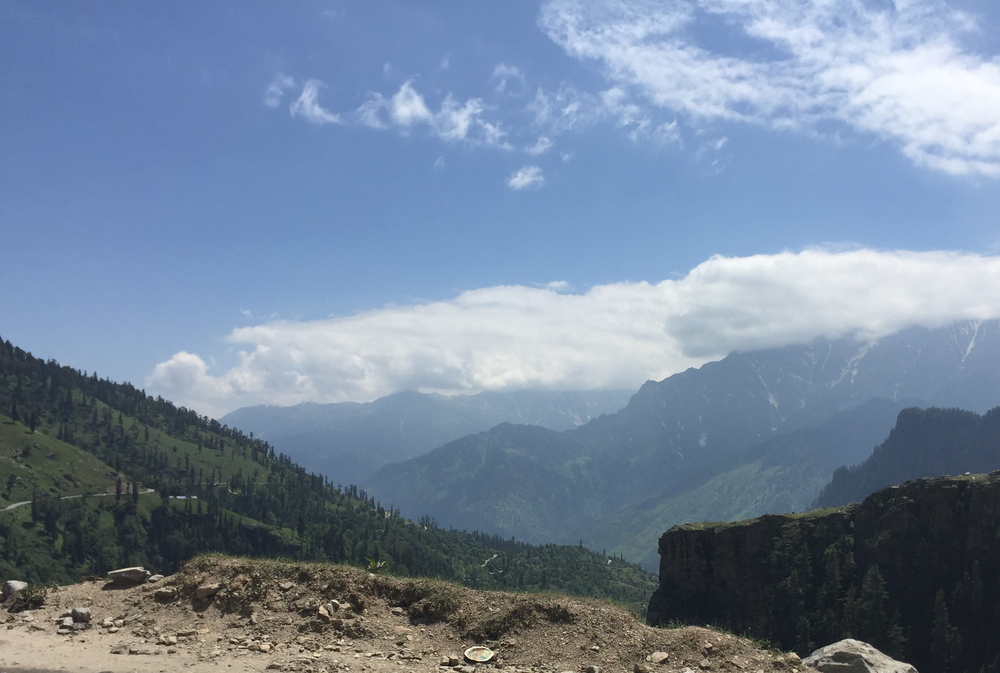
#> input picture fourth_class/nature.png, 1000 x 673 px, shrunk from 2700 x 1818 before the run
$ python enhance.py
#> lines starting #> are read from the running program, lines starting #| are printed output that depends on the picture
#Import the necessary libraries
import cv2
import matplotlib.pyplot as plt
import numpy as np

# Load the image
image = cv2.imread('nature.png')
#> image is the input picture: shape (673, 1000, 3); mean B, G, R 156.3, 134.2, 116.8

#Plot the original image
plt.subplot(1, 2, 1)
plt.title("Original")
plt.imshow(image)

# Adjust the brightness and contrast
# Adjusts the brightness by adding 10 to each pixel value
brightness = 10
# Adjusts the contrast by scaling the pixel values by 2.3
contrast = 2.3
image2 = cv2.addWeighted(image, contrast, np.zeros(image.shape, image.dtype), 0, brightness)
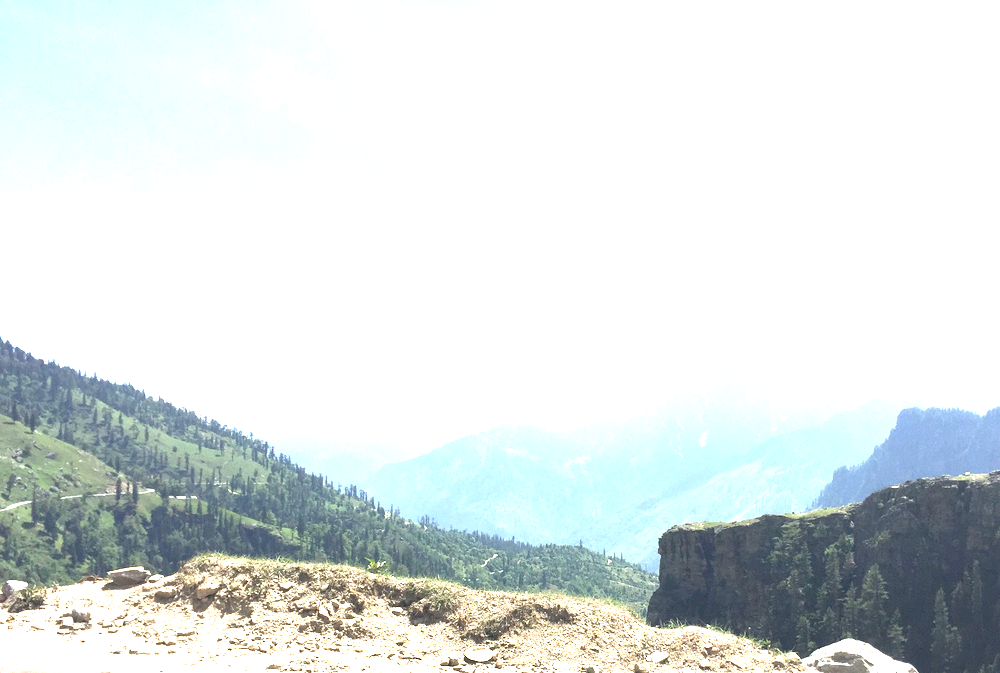
#> image2: shape (673, 1000, 3); mean B, G, R 226.4, 226.6, 219.6

#Save the image
cv2.imwrite('modified_image.jpg', image2)
#Plot the contrast image
plt.subplot(1, 2, 2)
plt.title("Brightness & contrast")
plt.imshow(image2)
plt.show()
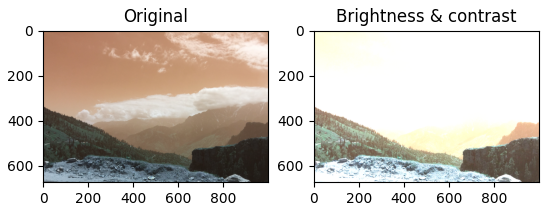
#> figure drawn by matplotlib, 2 panels; B, G, R data is drawn as R, G, B
